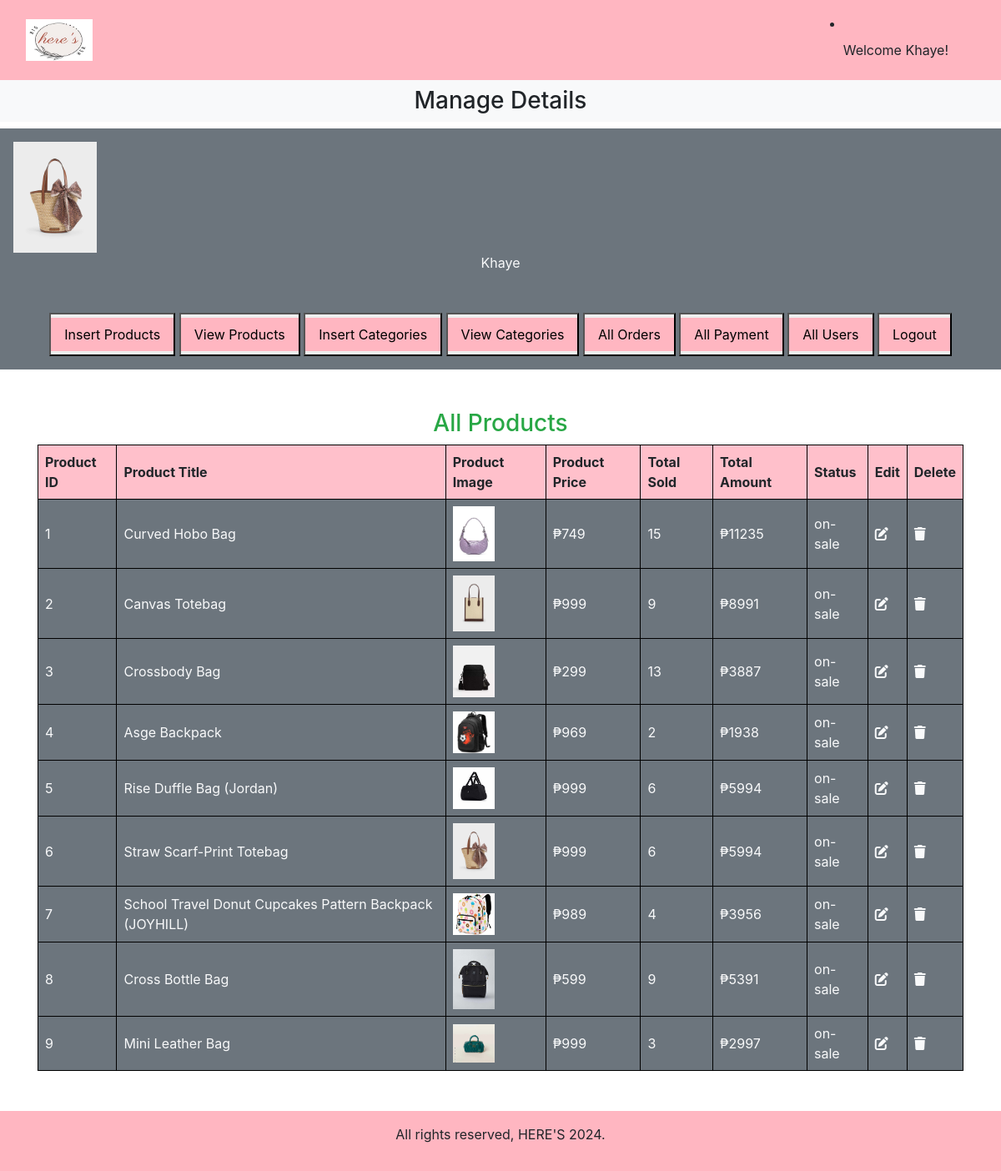
The page /admin/admin_page/index_admin.php?view_products on the database its author committed.
### tables this page shows
CREATE TABLE `products` (
  `product_id` int(11) NOT NULL,
  `product_title` varchar(100) NOT NULL,
  `product_keywords` varchar(255) NOT NULL,
  `category_id` int(11) NOT NULL,
  `product_image1` varchar(255) NOT NULL,
  `product_image2` varchar(255) NOT NULL,
  `product_image3` varchar(255) NOT NULL,
  `product_price` varchar(100) NOT NULL,
  `date` timestamp NOT NULL DEFAULT current_timestamp() ON UPDATE current_timestamp(),
  `status` varchar(100) NOT NULL
);

### admin/admin_page/view_products.php (the view, shortened to what this page needs)
<!DOCTYPE html>
<html lang="en">
<head>
</head>
<body>
    <h3 class="text-center text-success">All Products</h3>
    <table>
        <thead class="bg-pink">
            <tr>
                <th>Product ID</th>
                <th>Product Title</th>
                <th>Product Image</th>
                <th>Product Price</th>
                <th>Total Sold</th>
                <th>Total Amount</th>
                <th>Status</th>
                <th>Edit</th>
                <th>Delete</th>
            </tr>
        </thead>
        <tbody class="bg-secondary text-light">
            <?php
$get_products="Select * from products";
$result=mysqli_query($con,$get_products);
$number=0;
while($row=mysqli_fetch_assoc($result)){
    $product_id=$row['product_id'];
    $product_title=$row['product_title'];
    $product_image1=$row['product_image1'];
    $product_price=$row['product_price'];
    $status=$row['status'];
    $number++;
    ?>
            <tr class='text-center'>
                <td><?php echo $number; ?></td>
                <td><?php echo $product_title; ?></td>
                <td><img src='./product_images/<?php echo $product_image1;?>' class='product_img' /></td>
                <td><?php echo '₱' . $product_price; ?></td>
                <td><?php
                $get_count="Select * from orders_pending where product_id = $product_id";
                $result_count=mysqli_query($con,$get_count);
                $rows_count=mysqli_num_rows($result_count);
                echo $rows_count;
                ?></td>
                <td><?php echo '₱' . ($rows_count * $product_price); ?></td>
                <td><?php echo $status;?></td>
                <td><a href='index_admin.php?edit_products=<?php echo $product_id ?>' class='text-light'><i
                            class='fa-solid fa-pen-to-square'></i></a></td>
                <td><a href='index_admin.php?delete_product=<?php echo $product_id ?>' class='text-light'><i
                            class='fa-solid fa-trash'></i></a></td>
            </tr>
            <?php
            }
            ?>
        </tbody>
    </table>
</body>
</html>

### admin/admin_page/style_admin.css (style rules this page uses)
* { margin: 0; padding: 0; box-sizing: border-box; }

### admin/admin_page/view_products.php (style rules this page uses)
.bg-pink { background-color: pink; }
.bg-secondary { background-color: #6c757d; }
.text-light { color: #ffffff; }
table { border-collapse: collapse; width: 100%; }
th, td { border: 1px solid black; padding: 8px; text-align: left; }
th { font-weight: bold; }
.product_img { width: 50px; object-fit: contain; }

### rows shown on the page
products: product_title "Curved Hobo Bag", product_image1 (picture), product_price "749", rows_count "15", $rows_count*$product_price "11235", status "on-sale"
products: product_title "Canvas Totebag", product_image1 (picture), product_price "999", rows_count "9", $rows_count*$product_price "8991", status "on-sale"
products: product_title "Crossbody Bag", product_image1 (picture), product_price "299", rows_count "13", $rows_count*$product_price "3887", status "on-sale"
products: product_title "Asge Backpack", product_image1 (picture), product_price "969", rows_count "2", $rows_count*$product_price "1938", status "on-sale"
products: product_title "Rise Duffle Bag (Jordan)", product_image1 (picture), product_price "999", rows_count "6", $rows_count*$product_price "5994", status "on-sale"
products: product_title "Straw Scarf-Print Totebag", product_image1 (picture), product_price "999", rows_count "6", $rows_count*$product_price "5994", status "on-sale"
products: product_title "School Travel Donut Cupcakes Pattern Backpack (JOYHILL)", product_image1 (picture), product_price "989", rows_count "4", $rows_count*$product_price "3956", status "on-sale"
products: product_title "Cross Bottle Bag", product_image1 (picture), product_price "599", rows_count "9", $rows_count*$product_price "5391", status "on-sale"
products: product_title "Mini Leather Bag", product_image1 (picture), product_price "999", rows_count "3", $rows_count*$product_price "2997", status "on-sale"
